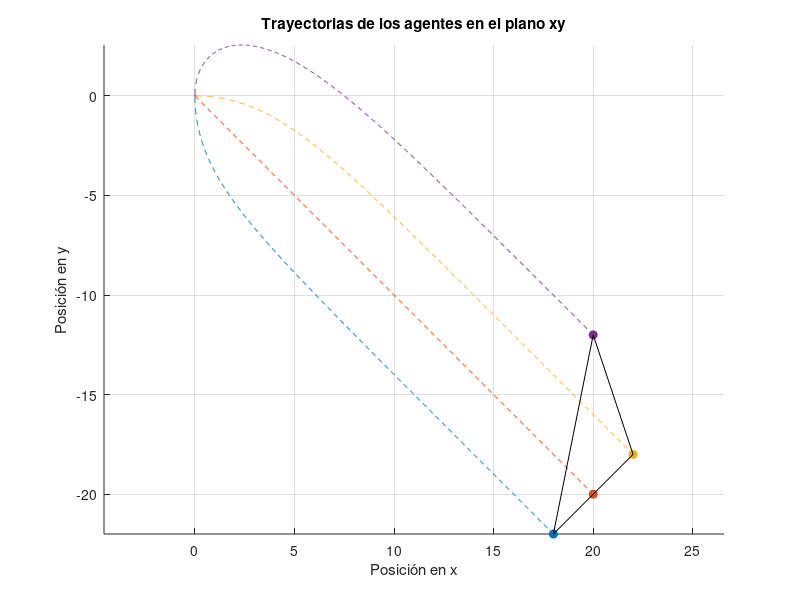

Source code (MATLAB):
clc;
clearvars;
close all;

% Matriz Laplaciana (los pesos son 1, así que usamos directamente la matriz de adyacencia)
L = [1 -1 0 0;
     -1 2 -1 0;
     0 -1 1 0;
     0 0 -1 1];

% Matriz identidad de tamaño 2
I = eye(2);

% Condiciones iniciales para las coordenadas por separado
x_x = [0; 0; 0; 0]; % Coordenadas x
x_y = [0; 0; 0; 0]; % Coordenadas y

% Inicializar el vector combinado
x = zeros(2 * length(x_x), 1);

% Combinar los vectores para la simulación
for i = 1:length(x_x)
    x(2*i-1) = x_x(i);
    x(2*i) = x_y(i);
end
x0=x;

% Posiciones deseadas (deltas)
delta_ji = [0 2; -2 0; 0 -2; 2 0]; % [delta_1; delta_2; delta_3; delta_4]
p_star = zeros(size(x)); % Inicializar el vector de posiciones deseadas

% Convertir las posiciones relativas deseadas a posiciones absolutas
for i = 1:length(delta_ji)
    p_star(2*i-1:2*i) = [x_x(i); x_y(i)] + delta_ji(i, :)';
end

delta_star=[2;2;-2;2;-2;-2;2;-2];

% Parámetros de simulación
Dt = 0.01; % Periodo de muestreo
tiempo = 10; % Tiempo total en segundos
iteraciones = tiempo / Dt;

% Ganancia proporcional
k_p = 1;

% Inicializar la matriz de estados para almacenar los resultados de la simulación
x_forma = zeros(size(x, 1), iteraciones + 1);
x_forma(:, 1) = x;

% Simulación con control de formación
for k = 1:iteraciones
    u = zeros(size(x)); % Inicializar la entrada de control
    for i = 1:size(L, 1)
        for j = 1:size(L, 2)
            if L(i, j) ~= 0 % Verificar si hay una conexión
                % Aplicar control de formación con delta_ji
%                 u(i)=u(i)+k_p*(x_forma(j,k)-x_forma(i,k)-delta_star(i));
                u(2*i-1:2*i) = u(2*i-1:2*i) + k_p * (x_forma(2*j-1:2*j, k) - x_forma(2*i-1:2*i, k) - delta_star(2*j-1:2*j));
            end
        end
    end
    % Aproximación de Euler
    x_forma(:, k+1) = x_forma(:, k) + Dt * u;
end

% Vector de tiempo para graficar
t = linspace(0, tiempo, iteraciones + 1);

P=zeros(2,1);



% Graficar las posiciones de los agentes en el plano xy con sus posiciones finales
figure;
hold on;
num_agents = size(x0, 1) / 2;
colors = lines(num_agents);
for i = 1:num_agents
    plot(x_forma(2*i-1, :) + P(1), x_forma(2*i, :) + P(2), 'DisplayName', ['Agente ' num2str(i)], 'Color', colors(i, :), 'LineStyle', '--');
    plot(x_forma(2*i-1, end) + P(1), x_forma(2*i, end) + P(2), 'o', 'Color', colors(i, :), 'MarkerFaceColor', colors(i, :));
end

% Agregar líneas entre los agentes especificados
plot([x_forma(1,end) + P(1) x_forma(7,end) + P(1)], [x_forma(2,end) + P(2) x_forma(8,end) + P(2)], 'k-'); % Línea entre Agente 1 y Agente 4
plot([x_forma(1,end) + P(1) x_forma(3,end) + P(1)], [x_forma(2,end) + P(2) x_forma(4,end) + P(2)], 'k-'); % Línea entre Agente 1 y Agente 2
plot([x_forma(7,end) + P(1) x_forma(5,end) + P(1)], [x_forma(8,end) + P(2) x_forma(6,end) + P(2)], 'k-'); % Línea entre Agente 4 y Agente 3
plot([x_forma(3,end) + P(1) x_forma(5,end) + P(1)], [x_forma(4,end) + P(2) x_forma(6,end) + P(2)], 'k-'); % Línea entre Agente 2 y Agente 3

hold off;
xlabel('Posición en x');
ylabel('Posición en y');
title('Trayectorias de los agentes en el plano xy');
axis equal;
grid on;

